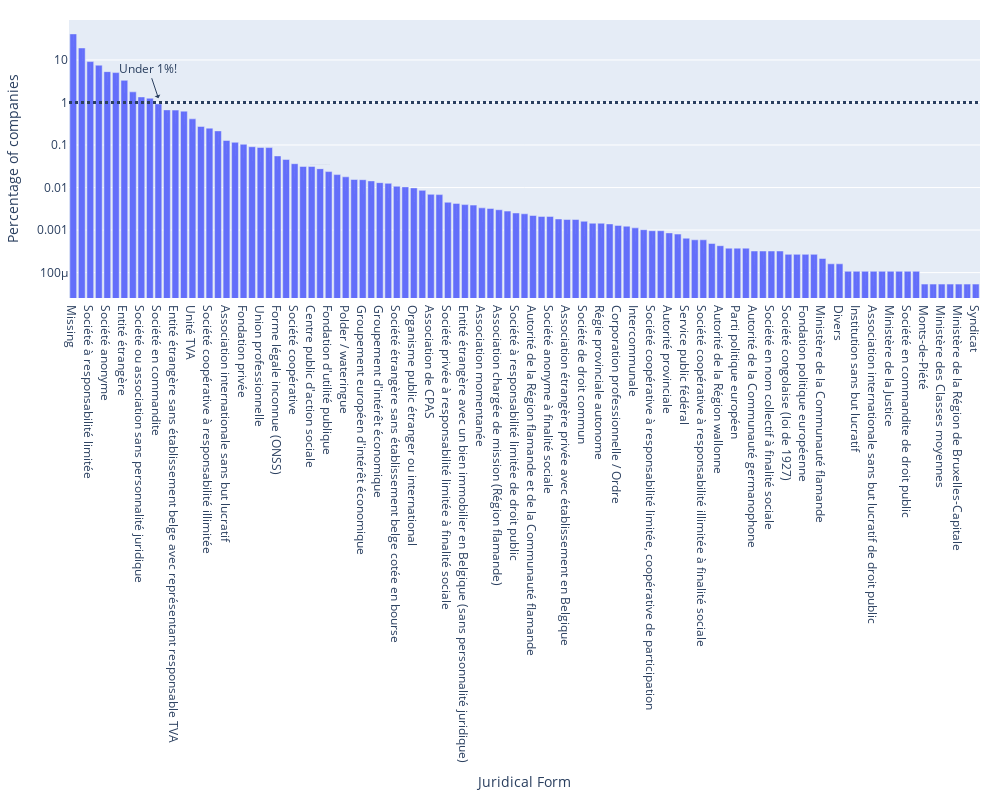

The code cell stored with this chart in its notebook:
### Code cell
import plotly.figure_factory as ff
import plotly.express as px
fig = px.bar(JuridicalForm_df, x='JuridicalForm', y='quantity_of_companies', text= 'quantity_of_companies', log_y=True,
                 width=1000, height=800)
fig.update_layout(
    margin=dict(l=20, r=20, t=20, b=30))
fig.update_yaxes(title_text='Percentage of companies')
fig.update_xaxes(title_text='Juridical Form')
fig.add_shape( # add a horizontal "target" line
    type="line", line_color="salmon", line_width=3, opacity=1, line_dash="dot",
    x0=0, x1=1, xref="paper", y0=1, y1=1, yref="y")

fig.add_annotation( # add a text callout with arrow
    text="Under 1%!", y=0.1, x='Société en commandite', arrowhead=1, showarrow=True)
fig.show()

### Figure 1 — Plotly figure (JSON) as saved in the notebook; plotly's stock layout.template omitted (floating-point values rounded to 4 significant figures)
{"data": [{"alignmentgroup": "True", "hovertemplate": "JuridicalForm=%{x}<br>quantity_of_companies=%{text}<extra></extra>", "legendgroup": "", "marker": {"color": "#636efa", "pattern": {"shape": ""}}, "name": "", "offsetgroup": "", "orientation": "v", "showlegend": false, "text": [40.98, 19.13, 9.156, 7.534, 5.315, 5.046, 3.321, 1.776, 1.351, 1.259, 0.9246, 0.6702, 0.6612, 0.6255, 0.4118, 0.2729, 0.2495, 0.2149, 0.1277, 0.1157, 0.1041, 0.09118, 0.08764, 0.087, 0.05544, 0.04573, 0.03639, 0.03129, 0.03129, 0.02791, 0.02372, 0.02018, 0.01787, 0.01546, 0.0153, 0.01433, 0.01304, 0.01256, 0.01073, 0.01036, 0.009821, 0.008587, 0.006923, 0.006816, 0.004508, 0.00424, 0.003971, 0.003864, 0.003327, 0.00322, 0.003005, 0.002791, 0.002522, 0.002415, 0.0022, 0.002093, 0.002093, 0.001825, 0.001771, 0.001771, 0.00161, 0.001449, 0.001449, 0.001395, 0.001288, 0.001234, 0.001127, 0.00102, 0.000966, 0.000966, 0.0008587, 0.000805, 0.000644, 0.0005904, 0.0005904, 0.000483, 0.0004293, 0.0003757, 0.0003757, 0.0003757, 0.000322, 0.000322, 0.000322, 0.000322, 0.0002683, 0.0002683, 0.0002683, 0.0002683, 0.0002147, 0.000161, 0.000161, 0.0001073, 0.0001073, 0.0001073, 0.0001073, 0.0001073, 0.0001073, 0.0001073, 0.0001073, 0.0001073, 5.367e-05, 5.367e-05, 5.367e-05, 5.367e-05, 5.367e-05, 5.367e-05, 5.367e-05, 5.367e-05], "textposition": "auto", "type": "bar", "x": ["Missing", "Société privée à responsabilité limitée", "Société à responsabilité limitée", "Association sans but lucratif", "Société anonyme", "Association des copropriétaires", "Entité étrangère", "Société en commandite simple", "Société ou association sans personnalité juridique", "Société en nom collectif", "Société en commandite", "Société coopérative à responsabilité limitée", "Entité étrangère sans établissement belge avec représentant responsable TVA", "Société coopérative (ancien statut)", "Unité TVA", "Etablissement public", "Société coopérative à responsabilité illimitée", "Entité étrangère avec un bien immobilier en Belgique (avec personnalité juridique)", "Association internationale sans but lucratif", "Société agricole", "Fondation privée", "Mutualité / Société Mutualiste / Union nationale de mutualités", "Union professionnelle", "Société en commandite par actions", "Forme légale inconnue (ONSS)", "Organisation scientifique internationale de droit belge", "Société coopérative", "Ville / commune", "Centre public d'action sociale", "Société coopérative à responsabilité limitée à finalité sociale", "Fondation d'utilité publique", "Etablissement d'utilité publique", "Polder / wateringue", "Régie communale autonome", "Groupement européen d'intérêt économique", "Autre forme légale", "Groupement d'intérêt économique", "Autre forme de droit privé avec personnalité juridique", "Société étrangère sans établissement belge cotée en bourse", "Zone de police locale", "Organisme public étranger ou international", "Organisme de financement de pensions", "Association de CPAS", "Organismes immatriculés pour l'O.N.P.", "Société privée à responsabilité limitée à finalité sociale", "Association d'assurances mutuelles / Caisse commune d'assurances de droit privé", "Entité étrangère avec un bien immobilier en Belgique (sans personnalité juridique)", "Association de projet", "Association momentanée", "Ministère de l'Intérieur", "Association chargée de mission (Région flamande)", "Société anonyme de droit public", "Société à responsabilité limitée de droit public", "Autre service fédéral", "Autorité de la Région flamande et de la Communauté flamande", "Société coopérative de droit public (ancien statut)", "Société anonyme à finalité sociale", "Société coopérative à responsabilité limitée de droit public", "Association étrangère privée avec établissement en Belgique", "Zone de secours", "Société de droit commun", "Association sans but lucratif de droit public", "Régie provinciale autonome", "Association prestataire de services (Région flamande)", "Corporation professionnelle / Ordre", "Société européenne (Societas Europaea)", "Intercommunale", "Organisme immatriculé pour l'Administration des Pensions", "Société coopérative à responsabilité limitée, coopérative de participation", "Société en commandite simple à finalité sociale", "Autorité provinciale", "Autorité de la Communauté française", "Service public fédéral", "Autorité de la Région de Bruxelles-Capitale", "Société coopérative à responsabilité illimitée à finalité sociale", "Divers sans personnalité juridique", "Autorité de la Région wallonne", "Société coopérative européenne", "Parti politique européen", "Groupement européen d'intérêt économique sans siège avec établissement en Belgique", "Autorité de la Communauté germanophone", "Ministère de la Région wallonne", "Société en nom collectif à finalité sociale", "Groupement d'intérêt économique à finalité sociale", "Société congolaise (loi de 1927)", "État, Province, Région, Communauté", "Fondation politique européenne", "Ministère de la Communauté française", "Ministère de la Communauté flamande", "Société en formation", "Divers", "Société coopérative à responsabilité illimitée et solidaire, société coopérative de participation", "Institution sans but lucratif", "Service public fédéral de programmation", "Association internationale sans but lucratif de droit public", "Ministère des Affaires économiques", "Ministère de la Justice", "Société en commandite par actions à finalité sociale", "Société en commandite de droit public", "Société coopérative de droit public", "Monts-de-Piété", "Ministère des Affaires étrangères, Commerce extérieur et Coopération au Développement", "Ministère des Classes moyennes", "Services du Premier Ministre", "Ministère de la Région de Bruxelles-Capitale", "Société coopérative à responsabilité limitée à finalité sociale", "Autre forme à finalité sociale de droit public", "Syndicat"], "xaxis": "x", "y": [40.98, 19.13, 9.156, 7.534, 5.315, 5.046, 3.321, 1.776, 1.351, 1.259, 0.9246, 0.6702, 0.6612, 0.6255, 0.4118, 0.2729, 0.2495, 0.2149, 0.1277, 0.1157, 0.1041, 0.09118, 0.08764, 0.087, 0.05544, 0.04573, 0.03639, 0.03129, 0.03129, 0.02791, 0.02372, 0.02018, 0.01787, 0.01546, 0.0153, 0.01433, 0.01304, 0.01256, 0.01073, 0.01036, 0.009821, 0.008587, 0.006923, 0.006816, 0.004508, 0.00424, 0.003971, 0.003864, 0.003327, 0.00322, 0.003005, 0.002791, 0.002522, 0.002415, 0.0022, 0.002093, 0.002093, 0.001825, 0.001771, 0.001771, 0.00161, 0.001449, 0.001449, 0.001395, 0.001288, 0.001234, 0.001127, 0.00102, 0.000966, 0.000966, 0.0008587, 0.000805, 0.000644, 0.0005904, 0.0005904, 0.000483, 0.0004293, 0.0003757, 0.0003757, 0.0003757, 0.000322, 0.000322, 0.000322, 0.000322, 0.0002683, 0.0002683, 0.0002683, 0.0002683, 0.0002147, 0.000161, 0.000161, 0.0001073, 0.0001073, 0.0001073, 0.0001073, 0.0001073, 0.0001073, 0.0001073, 0.0001073, 0.0001073, 5.367e-05, 5.367e-05, 5.367e-05, 5.367e-05, 5.367e-05, 5.367e-05, 5.367e-05, 5.367e-05], "yaxis": "y"}], "layout": {"annotations": [{"arrowhead": 1, "showarrow": true, "text": "Under 1%!", "x": "Société en commandite", "y": 0.1}], "barmode": "relative", "height": 800, "legend": {"tracegroupgap": 0}, "margin": {"b": 30, "l": 20, "r": 20, "t": 20}, "shapes": [{"line": {"dash": "dot", "width": 3}, "opacity": 1, "type": "line", "x0": 0, "x1": 1, "xref": "paper", "y0": 1, "y1": 1, "yref": "y"}], "width": 1000, "xaxis": {"anchor": "y", "domain": [0, 1], "title": {"text": "Juridical Form"}}, "yaxis": {"anchor": "x", "domain": [0, 1], "title": {"text": "Percentage of companies"}, "type": "log"}}}
